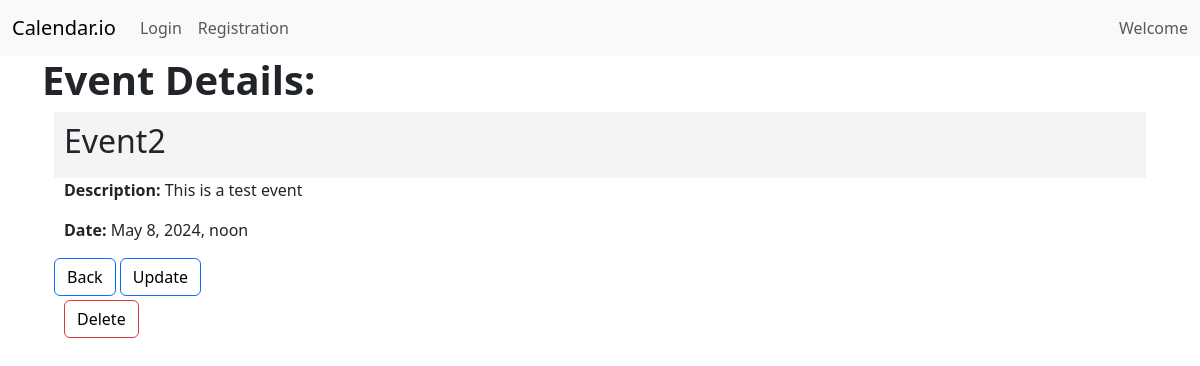
The app's page /event_detail/19 with its own data.
### calendarAPP/models.py (models this page shows, shortened)
class Event(models.Model):
    event_id = models.AutoField(primary_key=True)
    title = models.CharField(max_length=100)
    description = models.CharField(max_length=300)
    event_date = models.DateTimeField()
    users_event = models.ForeignKey(User, on_delete=models.CASCADE) # Each event is associated with one user

### calendarAPP/views.py (the view)
# urls.py: path('event_detail/<int:pk>',views.event_detail, name="event_detail"),
def event_detail(request, pk):
    event = Event.objects.get(pk = pk)
    return render(request, 'calendarAPP/event_detail.html', {'event': event})

### calendarAPP/templates/calendarAPP/event_detail.html (shortened to what this page needs)
<!DOCTYPE html>
{% extends 'calendarAPP/base.html' %}
        {% block content %}
        <h1><b>Event Details: </b></h1>
    {% if event %}
    <div class="container" id="card">
       <div id = 'title'><h2>{{event.title}} </h2></div>
        <div id = 'desc'><p><b>Description: </b>{{event.description}}</p>
        <p><b>Date: </b>{{event.event_date}}</p></div>
      <div id = 'button'>
        <a class = "btn btn-primary" href="{% url "cal:home"%}">Back</a>
        <a class = "btn btn-primary" href="{% url "cal:update_event" event.event_id %}"> Update</a>
      </div>
        <div id ='deleteButton'>
          <a class = "btn btn-danger" href="{% url "cal:delete" event.event_id%}">Delete</a>
        </div>
    </div>
    {% endif %}
  {%endblock content%}

### calendarAPP/static/calendarAPP/css/styles.css (style rules this page uses)
a { color: #17a2b8; }
.btn { outline: none; color: black; background-color: transparent; box-shadow: 0 0 0 0; }
.container { justify-content: center; align-items: center; }
#title { background-color: rgba(244, 244, 244, 0.933); padding: 10px }
#deleteButton { size: 10px; margin-bottom: 10px; margin-left: 10px; padding-top: 2px; margin-top: 2px; }
#desc { margin-left: 10px; margin-bottom: 10px; }

### records on screen
Event: title "Event2", description "This is a test event", event_date "May 8, 2024, noon"
